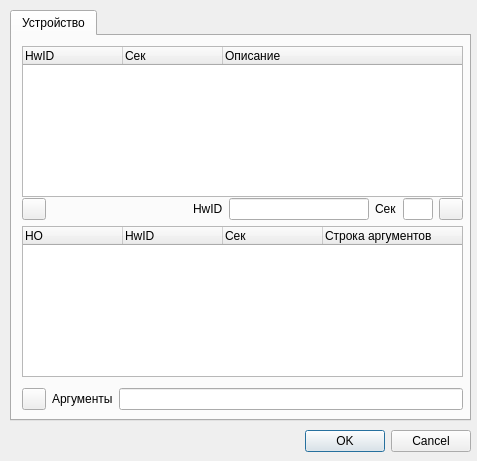
<?xml version="1.0" encoding="UTF-8"?>
<ui version="4.0">
 <class>DeviceUserArgsDialog</class>
 <widget class="QDialog" name="DeviceUserArgsDialog">
  <property name="geometry">
   <rect>
    <x>0</x>
    <y>0</y>
    <width>477</width>
    <height>461</height>
   </rect>
  </property>
  <property name="font">
   <font>
    <family>Liberation Sans</family>
    <pointsize>9</pointsize>
   </font>
  </property>
  <property name="windowTitle">
   <string>Аргументы устройств</string>
  </property>
  <widget class="QDialogButtonBox" name="buttonBox">
   <property name="geometry">
    <rect>
     <x>10</x>
     <y>430</y>
     <width>461</width>
     <height>23</height>
    </rect>
   </property>
   <property name="orientation">
    <enum>Qt::Horizontal</enum>
   </property>
   <property name="standardButtons">
    <set>QDialogButtonBox::Cancel|QDialogButtonBox::Ok</set>
   </property>
  </widget>
  <widget class="QTabWidget" name="tabWidget">
   <property name="geometry">
    <rect>
     <x>10</x>
     <y>10</y>
     <width>461</width>
     <height>411</height>
    </rect>
   </property>
   <property name="font">
    <font>
     <family>Liberation Sans</family>
     <pointsize>9</pointsize>
    </font>
   </property>
   <property name="toolTip">
    <string>Аргументы устройства</string>
   </property>
   <property name="currentIndex">
    <number>0</number>
   </property>
   <widget class="QWidget" name="tabHW">
    <attribute name="title">
     <string>Устройство</string>
    </attribute>
    <widget class="QTreeWidget" name="deviceTree">
     <property name="geometry">
      <rect>
       <x>10</x>
       <y>10</y>
       <width>441</width>
       <height>151</height>
      </rect>
     </property>
     <property name="toolTip">
      <string>Список устройств</string>
     </property>
     <column>
      <property name="text">
       <string>HwID</string>
      </property>
      <property name="toolTip">
       <string>ID устройства</string>
      </property>
     </column>
     <column>
      <property name="text">
       <string>Сек</string>
      </property>
      <property name="toolTip">
       <string>Последовательность</string>
      </property>
     </column>
     <column>
      <property name="text">
       <string>Описание</string>
      </property>
      <property name="toolTip">
       <string>Описание</string>
      </property>
     </column>
    </widget>
    <widget class="QWidget" name="horizontalLayoutWidget">
     <property name="geometry">
      <rect>
       <x>10</x>
       <y>160</y>
       <width>441</width>
       <height>26</height>
      </rect>
     </property>
     <layout class="QHBoxLayout" name="deviceImportLayout">
      <item>
       <widget class="QPushButton" name="importDevice">
        <property name="maximumSize">
         <size>
          <width>24</width>
          <height>16777215</height>
         </size>
        </property>
        <property name="toolTip">
         <string>Добавить выбр. устройство</string>
        </property>
        <property name="text">
         <string/>
        </property>
        <property name="icon">
         <iconset resource="../resources/res.qrc">
          <normaloff>:/arrow_down.png</normaloff>:/arrow_down.png</iconset>
        </property>
       </widget>
      </item>
      <item>
       <spacer name="horizontalSpacer">
        <property name="orientation">
         <enum>Qt::Horizontal</enum>
        </property>
        <property name="sizeHint" stdset="0">
         <size>
          <width>40</width>
          <height>20</height>
         </size>
        </property>
       </spacer>
      </item>
      <item>
       <widget class="QLabel" name="addDeviceHwIDLabel">
        <property name="text">
         <string>HwID</string>
        </property>
       </widget>
      </item>
      <item>
       <widget class="QLineEdit" name="addDeviceHwIDEdit">
        <property name="toolTip">
         <string>ID необнаруж. устройства</string>
        </property>
       </widget>
      </item>
      <item>
       <widget class="QLabel" name="addDeviceSeqLabel">
        <property name="text">
         <string>Сек</string>
        </property>
       </widget>
      </item>
      <item>
       <widget class="QLineEdit" name="addDeviceSeqEdit">
        <property name="maximumSize">
         <size>
          <width>30</width>
          <height>16777215</height>
         </size>
        </property>
        <property name="toolTip">
         <string>Номер необнаруж. устройства</string>
        </property>
        <property name="inputMask">
         <string>00</string>
        </property>
       </widget>
      </item>
      <item>
       <widget class="QPushButton" name="addDevice">
        <property name="maximumSize">
         <size>
          <width>24</width>
          <height>16777215</height>
         </size>
        </property>
        <property name="toolTip">
         <string>Добавить необнаружив. устр.</string>
        </property>
        <property name="text">
         <string/>
        </property>
        <property name="icon">
         <iconset resource="../resources/res.qrc">
          <normaloff>:/plusw.png</normaloff>:/plusw.png</iconset>
        </property>
       </widget>
      </item>
     </layout>
    </widget>
    <widget class="QWidget" name="horizontalLayoutWidget_5">
     <property name="geometry">
      <rect>
       <x>10</x>
       <y>350</y>
       <width>441</width>
       <height>26</height>
      </rect>
     </property>
     <layout class="QHBoxLayout" name="argStringLayout">
      <item>
       <widget class="QPushButton" name="deleteArgs">
        <property name="maximumSize">
         <size>
          <width>24</width>
          <height>16777215</height>
         </size>
        </property>
        <property name="toolTip">
         <string>Удалить аргументы и устройство</string>
        </property>
        <property name="text">
         <string/>
        </property>
        <property name="icon">
         <iconset resource="../resources/res.qrc">
          <normaloff>:/bin.png</normaloff>:/bin.png</iconset>
        </property>
       </widget>
      </item>
      <item>
       <widget class="QLabel" name="argStringLabel">
        <property name="minimumSize">
         <size>
          <width>35</width>
          <height>22</height>
         </size>
        </property>
        <property name="text">
         <string>Аргументы</string>
        </property>
       </widget>
      </item>
      <item>
       <widget class="QLineEdit" name="argStringEdit">
        <property name="toolTip">
         <string>Редакт. аргументы устройства</string>
        </property>
       </widget>
      </item>
     </layout>
    </widget>
    <widget class="QTreeWidget" name="argsTree">
     <property name="geometry">
      <rect>
       <x>10</x>
       <y>190</y>
       <width>441</width>
       <height>151</height>
      </rect>
     </property>
     <property name="toolTip">
      <string>Устройства с аргументами</string>
     </property>
     <column>
      <property name="text">
       <string>НО</string>
      </property>
      <property name="toolTip">
       <string>Необнаруживаемое</string>
      </property>
     </column>
     <column>
      <property name="text">
       <string>HwID</string>
      </property>
      <property name="toolTip">
       <string>ID устройства</string>
      </property>
     </column>
     <column>
      <property name="text">
       <string>Сек</string>
      </property>
      <property name="toolTip">
       <string>Последовательность</string>
      </property>
     </column>
     <column>
      <property name="text">
       <string>Строка аргументов</string>
      </property>
      <property name="toolTip">
       <string>Строка аргументов</string>
      </property>
     </column>
    </widget>
   </widget>
  </widget>
 </widget>
 <resources>
  <include location="../resources/res.qrc"/>
 </resources>
 <connections>
  <connection>
   <sender>buttonBox</sender>
   <signal>accepted()</signal>
   <receiver>DeviceUserArgsDialog</receiver>
   <slot>accept()</slot>
   <hints>
    <hint type="sourcelabel">
     <x>240</x>
     <y>441</y>
    </hint>
    <hint type="destinationlabel">
     <x>238</x>
     <y>230</y>
    </hint>
   </hints>
  </connection>
  <connection>
   <sender>buttonBox</sender>
   <signal>rejected()</signal>
   <receiver>DeviceUserArgsDialog</receiver>
   <slot>reject()</slot>
   <hints>
    <hint type="sourcelabel">
     <x>240</x>
     <y>441</y>
    </hint>
    <hint type="destinationlabel">
     <x>238</x>
     <y>230</y>
    </hint>
   </hints>
  </connection>
 </connections>
</ui>
